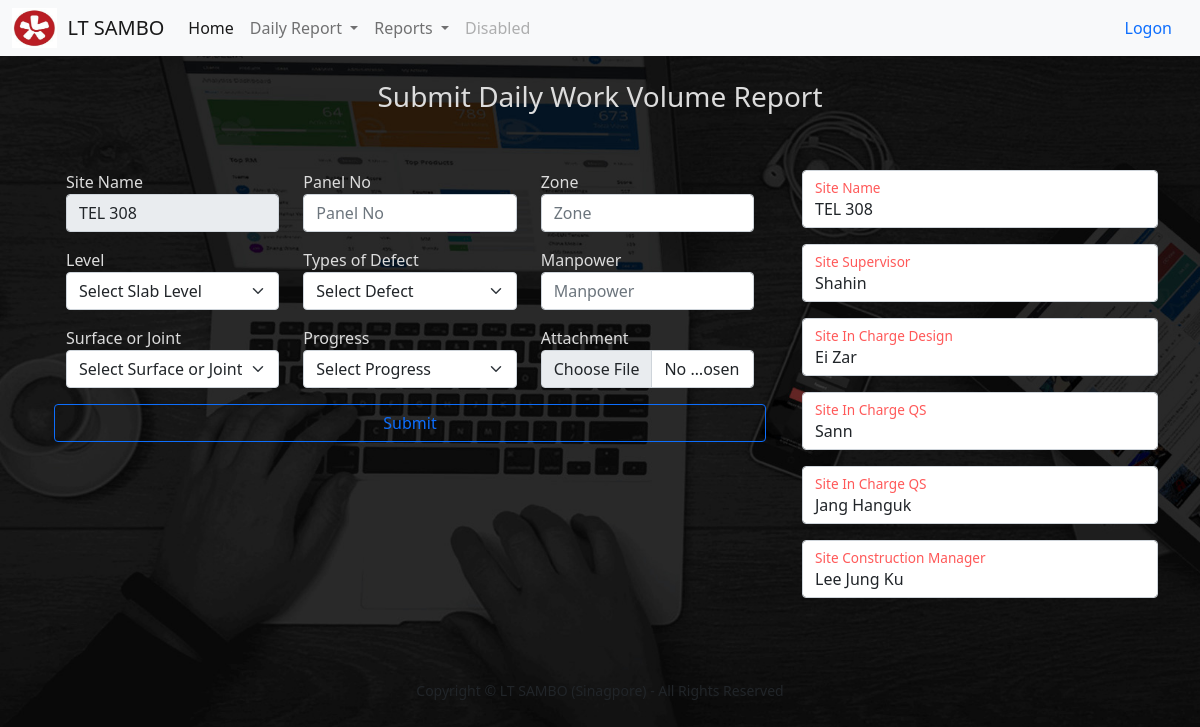
Page /daily_wv_submission/wv_daily_submission/1 on the committed database.
### todo_list/models.py (models this page shows, shortened)
class WV_Main(models.Model):
    CD_Site = models.CharField(max_length=200)
    TX_Site_Supervisor = models.CharField(max_length=200)
    TX_Site_In_charge_Design = models.CharField(max_length=200)
    TX_Site_In_charge_QS = models.CharField(max_length=200)
    TX_Site_Manager = models.CharField(max_length=200)
    TX_Construction_Manager = models.CharField(max_length=200)
    created_date = models.DateTimeField(auto_now_add=True)
    modified_date = models.DateTimeField(auto_now=True)
    Is_Active = models.BooleanField(default=True)

### todo_list/views.py (the view)
# urls.py: path('daily_wv_submission/wv_daily_submission/<site_id>',views.daily_wv_submission, name='wv_daily_submission'),
def daily_wv_submission(request, site_id):
    if request.method == 'POST': # and request.FILES['FU_Site_Image'] if 'FU_Site_Image' in request.FILES else False:
        form = WVDailyReportDetailsForm(request.POST or None, request.FILES)
        if form.is_valid():
            form.save()
        tmr_date = datetime.date.today() + datetime.timedelta(days=1)
        wv_main_item = WV_Main.objects.get(pk=site_id)
        Daily_report_Details_item = WV_Daily_Report_Details.objects.filter(ID_WV_Main=wv_main_item.CD_Site,
                                                                           created_date=date.today())
        work_volume_items = Work_Volume.objects.all
        slab_level_items = Slab_Level.objects.all
        messages.success(request, ('Item has been added to the list!'))
        return render(request, 'submission/submit_daily_workvolume.html',
                      {'Daily_report_Details_items': Daily_report_Details_item,
                       'wv_main_item': wv_main_item,
                       'work_volume_items': work_volume_items,
                       'slab_level_items': slab_level_items})
    else:
        wv_main_item = WV_Main.objects.get(pk=site_id)
        work_volume_items = Work_Volume.objects.all
        slab_level_items = Slab_Level.objects.all # filter(ID_WV_Main="TEL 308").order_by('id').first()
        tmr_date = datetime.now() + timedelta(1)
        Daily_report_Details_items = WV_Daily_Report_Details.objects.filter(ID_WV_Main=wv_main_item.CD_Site,
                                                                            created_date__range=(date.today()
                                                                            ,tmr_date))
        return render(request, 'submission/submit_daily_workvolume.html',
                      {'Daily_report_Details_items': Daily_report_Details_items,
                       'wv_main_item': wv_main_item,
                       'work_volume_items': work_volume_items,
                       'slab_level_items': slab_level_items})

### todo_list/templates/submission/submit_daily_workvolume.html (shortened to what this page needs)
{% extends 'base.html' %}
{% load static %}
{% block content %}
<!DOCTYPE html>
<html lang="en">
<head>
</head>
<body onload="myFunction()">
    <div class="container">
        <H3><center>Submit Daily Work Volume Report</center> </H3>
      <br><br>
        <div class="row">
          <div class="d-flex col-md-8">
              <div class="container">
                    <form class="d-flex" method="post"  enctype="multipart/form-data">
                        <div class="row">
                        <div class="col-md-4 mb-3">
                          <label>Site Name</label>
                            <input type="text" class="form-control" placeholder="" id="main" name="ID_WV_Main" value="{{ wv_main_item.CD_Site }}" readonly required>
                        </div>
                        <div class="col-md-4 mb-3">
                          <label>Panel No</label>
                          <input type="text" class="form-control" placeholder="Panel No" name="TX_Panel_No" required>
                        </div>
                        <div class="col-md-4 mb-3">
                          <label>Zone</label>
                          <input type="text" class="form-control" placeholder="Zone" name="TX_Zone" required>
                        </div>
                        <div class="col-md-4 mb-3">
                      <label>Level</label>
                        <div class="col-sm-12">
                         <select class="form-select" name="CD_Slab_Level" aria-label="Default select example" id="" required>
                            <option value="" selected>Select Slab Level</option>
                        </select>
                    </div>
                    </div>
                    <div class="col-md-4 mb-3">
                        <label>Types of Defect</label><br>
                        <div class="form-group row">
                <div class="col-sm-12">
                         <select id="purpose" class="form-select" name="CD_Work" aria-label="Default select example" required>
                            <option value="" selected>Select Defect</option>
                        </select>
                    </div>
                </div>
                    </div>
                <div class="col-md-4 mb-3">
                      <label>Manpower</label>
                      <input type="text" class="form-control" placeholder="Manpower" name="TX_Man_Power_Work" required>
                    </div>
                <div class="col-md-4 mb-3">
                      <label>Surface or Joint</label>
                      <div class="col-sm-12">
                         <select class="form-select" name="TX_Sur_Joint" aria-label="Default select example" required>
                            <option value="" selected>Select Surface or Joint</option>
                        </select>
                    </div>
                    </div>
                <div class="col-md-4 mb-3">
                      <label>Progress</label>
                        <div class="col-sm-12">
                         <select class="form-select" name="Progress" aria-label="Default select example" required>
                            <option value="" selected>Select Progress</option>
                        </select>
                        </div>
                    </div>
                    <div class="col-md-4 mb-3">
                      <label>Attachment</label>
                       <input class="form-control" name="FU_WV_Image" type="file" accept="image/png, image/gif, image/jpeg">
                    </div>
                    <button class="btn btn-outline-primary" type="submit">Submit</button>
                </div>
            </form>
      </div>
    </div>
            <div class="col-md-4">
            <div class="form-inline my-2 my-lg-0">
                <div class="form-floating mb-3">
                  <p class="form-control mr-sm-2 card-text form-control" name="ID_WV_Main">{{ wv_main_item.CD_Site }}</p>
                  <label style="color:red" for="floatingInput">Site Name</label>
                </div>
                <div class="form-floating mb-3">
                  <p class="form-control mr-sm-2 card-text form-control" name="TX_Site_Supervisor">{{ wv_main_item.TX_Site_Supervisor }}</p>
                  <label style="color:red" for="floatingInput">Site Supervisor</label>
                </div>
                <div class="form-floating mb-3">
                  <p class="form-control mr-sm-2 card-text form-control" name="TX_Site_In_charge_Design">{{ wv_main_item.TX_Site_In_charge_Design }}</p>
                  <label style="color:red" for="floatingInput">Site In Charge Design</label>
                </div>
                <div class="form-floating mb-3">
                  <p class="form-control mr-sm-2 card-text form-control" name="TX_Site_In_charge_QS">{{ wv_main_item.TX_Site_In_charge_QS }}</p>
                  <label style="color:red" for="floatingInput">Site In Charge QS</label>
                </div>
                <div class="form-floating mb-3">
                  <p class="form-control mr-sm-2 card-text form-control" name="TX_Site_Manager">{{ wv_main_item.TX_Site_Manager }}</p>
                  <label style="color:red" for="floatingInput">Site In Charge QS</label>
                </div>
                <div class="form-floating mb-3">
                  <p class="form-control mr-sm-2 card-text form-control" name="TX_Construction_Manager">{{ wv_main_item.TX_Construction_Manager }}</p>
                  <label style="color:red" for="floatingInput">Site Construction Manager</label>
                </div>
            </div>
        </div>
    </div>
           <br>
              <br>
        </div>
        </div>
</body>
</html>
{% endblock %}

### static/css/my_style.css (style rules this page uses)
body { background:#00bcd4; }

### rows in the picture
WV_Main: ID_WV_Main "TEL 308", CD_Site "TEL 308", TX_Site_Supervisor "Shahin", TX_Site_In_charge_Design "Ei Zar", TX_Site_In_charge_QS "Sann", TX_Site_Manager "Jang Hanguk", TX_Construction_Manager "Lee Jung Ku"
